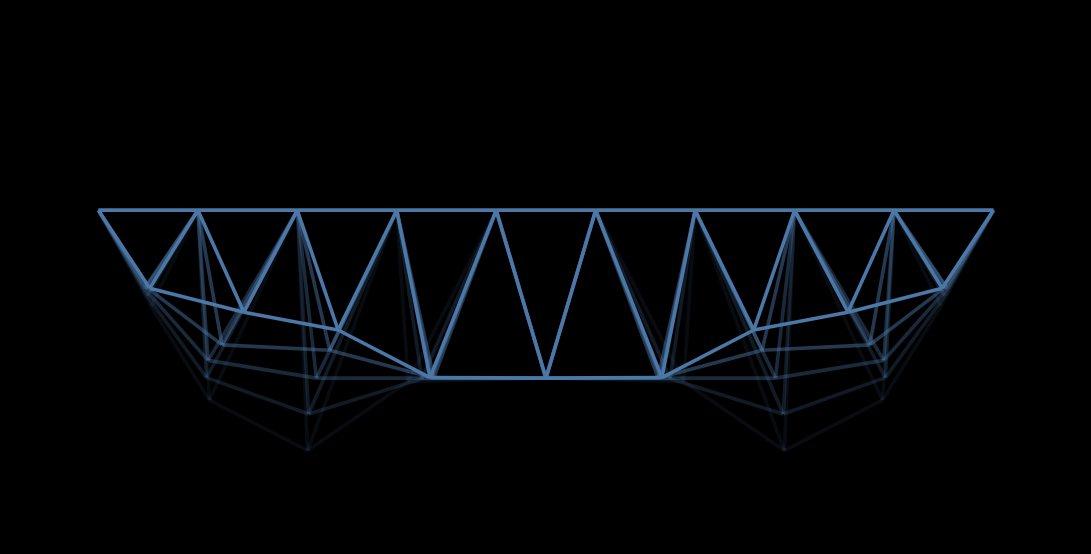

The code cell stored with this chart in its notebook:
### Code cell
doeFile = "C:/Users/ewhalen/OneDrive - Massachusetts Institute of Technology/research/data/trusses/EW/v1.3/param_1_design_9_N_5.csv"
allGraphs = loadGhGraphs(doeFile, NUM_DV=1)
plotList = [plotTruss(g, withoutConfigure=True, lineOpacity=o) for g,o in zip(allGraphs, opacities)]
alt.layer(*plotList, background='none').configure_view(strokeOpacity=0)
